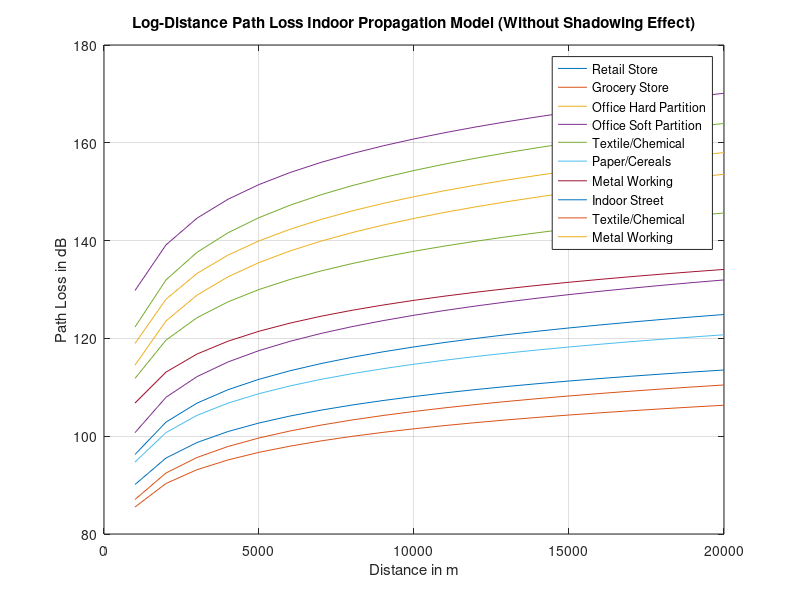

Write MATLAB code to recreate this figure.
% Analysis of Log-distance path loss propagation model (w/o Shadow)
clc
close all;
Fixed_Distance = input("Enter the reference distance: ");
Arbitrary_Distance = 1000 : 1000 : 20000;
% Values must be between 1.6 to 6
Path_Loss_Exponent = [2.2, 1.8, 3.0, 2.4, 2.6, 2.0, 2.1, 1.8, 1.6, 3.0, 3.1, 3.2];
Frequency = [914, 914, 1500, 900, 1900, 1300, 4000, 1300, 1300, 900, 4000, 1300];
Sigma = [8.7, 5.2, 7.0, 9.6, 14.1, 3.0, 7.0, 6.0, 5.8, 7.0, 9.7, 6.8];
X = 0;

for i = 1:12
    Lambda(i) = 3e8 / (Frequency(i) * 10 ^ 6);
    PL_D0(i) = -10 * log10((Lambda(i) ^ 2) / ((4 * pi * Fixed_Distance) ^ 2)) + X;
end
disp("PL_D0 -> D(dB) = ");
for i = 1:12
    for j = 1:20
        Path_Loss(i, j) = PL_D0(i) + 10 * Path_Loss_Exponent(i) * log10(Arbitrary_Distance(j) / Fixed_Distance);
    end
    disp(Path_Loss(i));
end

plot(Arbitrary_Distance, Path_Loss);
legend("Retail Store", "Grocery Store", "Office Hard Partition", "Office Soft Partition", "Textile/Chemical",...
    "Paper/Cereals", "Metal Working", "Indoor Street", "Textile/Chemical", "Metal Working");
xlabel("Distance in m");
ylabel("Path Loss in dB");
title("Log-Distance Path Loss Indoor Propagation Model (Without Shadowing Effect)");
grid on;
